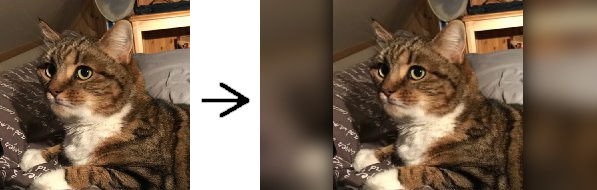
#> input picture media/example1.png, 597 x 190 px
$ python -i letterbox.py   (imports and definitions only)   (older library calls are emulated)
#> lines starting #> are read from the running program, lines starting #| are printed output that depends on the picture
import os

import numpy as np
from PIL import Image, ImageFilter, ImageOps


def apply_blur(
    image: Image.Image,
    new_size: tuple[int, int],
    img_box: tuple[int, int, int, int],
    radius: int,
):
    width, height = image.size
    new_width, new_height = new_size

    # create blured sections
    black_image = Image.new(image.mode, (width, height), color="black")

    blured_image = image.resize((new_width, new_height))
    blured_image.paste(black_image, img_box)
    blured_image = blured_image.filter(filter=ImageFilter.GaussianBlur(radius=radius))

    # create letterbox
    letterboxed_image = image.resize((new_width, new_height))
    letterboxed_image.paste(blured_image, (0, 0, new_width, new_height))
    letterboxed_image.paste(image, img_box)

    return letterboxed_image


def apply_color(
    image: Image.Image,
    new_size: tuple[int, int],
    img_box: tuple[int, int, int, int],
    color: tuple[int, int, int, int],
):
    new_width, new_height = new_size

    letterboxed_image = Image.new(image.mode, (new_width, new_height), color=color)
    letterboxed_image.paste(image, img_box)

    return letterboxed_image


def apply_extend(
    image: Image.Image,
    new_size: tuple[int, int],
    img_box: tuple[int, int, int, int],
):
    width, height = image.size
    new_width, new_height = new_size

    letterboxed_image = Image.new(image.mode, (new_width, new_height), color="black")
    letterboxed_image.paste(image, img_box)
    array = np.array(letterboxed_image)

    if img_box[0] != 0:
        array[:, : img_box[0]] = array[:, img_box[0]].reshape(height, 1, -1)
        array[:, img_box[2] :] = array[:, img_box[2] - 1].reshape(height, 1, -1)
    else:
        array[: img_box[1], :] = array[img_box[1], :].reshape(1, width, -1)
        array[img_box[3] :, :] = array[img_box[3] - 1, :].reshape(1, width, -1)

    return Image.fromarray(array)


def add_letterbox(
    filename: str,
    ratio: tuple[float, float] = (16, 9),
    mode="Blur",
    blur_radius=70,
    background_color: tuple[int, int, int, int] = (1, 1, 1, 1),
):
#> called with filename = 'media/example1.png', ratio = (16, 9), mode = 'Blur', blur_radius = 70, background_color = (1, 1, 1, 1)
    path, extension = os.path.splitext(filename)

    num_ratio = ratio[0] / ratio[1]
    image = Image.open(filename)
#> image is the input picture: PIL image 597x190 RGBA; mean R, G, B, A 94.3, 74.8, 56.4, 226.7

    # P mode does not work, what other modes don't work?
    if image.mode == "P":
        image = image.convert("RGB")

    # orient image correctly
    ImageOps.exif_transpose(image, in_place=True)

    width, height = image.size
#> width = 597; height = 190
    if width / height > num_ratio:
        new_width = width
#> new_width = 597
        new_height = int(width / num_ratio)
#> new_height = 335
    else:
        new_width = int(height * num_ratio)
        new_height = height

    # calc image box
    half_width_change = int((new_width - width) / 2)
#> half_width_change = 0
    half_height_change = int((new_height - height) / 2)
#> half_height_change = 72

    if half_width_change == half_height_change == 0:
        raise ValueError(f"Image is already {ratio[0]:.20g}x{ratio[1]:.20g}")

    img_box = (
        half_width_change,
        half_height_change,
        width + half_width_change,
        height + half_height_change,
    )
#> img_box = (0, 72, 597, 262)

    # create letterbox
    if mode == "Blur":
        letterboxed_image = apply_blur(
            image, (new_width, new_height), img_box, blur_radius
        )
#> in apply_blur, `blured_image = image.resize((new_width, new_height))`:
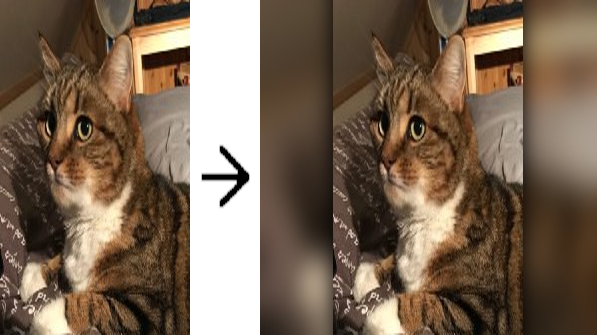
#> blured_image: PIL image 597x335 RGBA; mean R, G, B, A 94.4, 74.9, 56.6, 226.7; transparent parts drawn white
#> in apply_blur, `blured_image.paste(black_image, img_box)`:
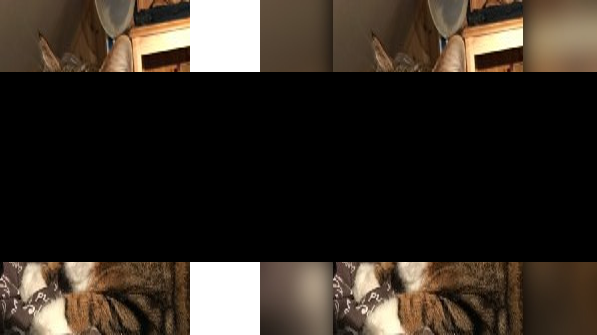
#> blured_image: PIL image 597x335 RGBA; mean R, G, B, A 39, 31.2, 23.3, 242.1; transparent parts drawn white
#> in apply_blur, `blured_image = blured_image.filter(filter=ImageFilter.GaussianBlur(rad..`:
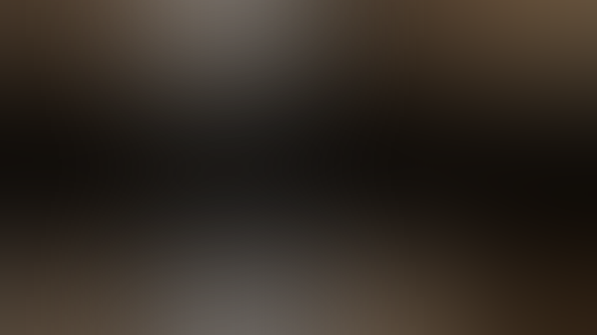
#> blured_image: PIL image 597x335 RGBA; mean R, G, B, A 39.8, 31.7, 23.7, 241.3; transparent parts drawn white
#> in apply_blur, `letterboxed_image.paste(image, img_box)`:
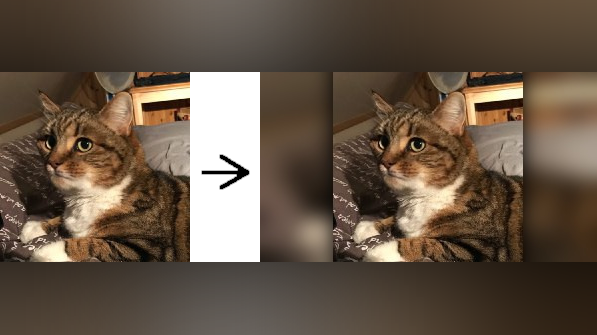
#> letterboxed_image: PIL image 597x335 RGBA; mean R, G, B, A 78.2, 62.2, 46.8, 230.3; transparent parts drawn white
    elif mode == "Color":
        letterboxed_image = apply_color(
            image, (new_width, new_height), img_box, background_color
        )
    elif mode == "Extend":
        letterboxed_image = apply_extend(image, (new_width, new_height), img_box)
    else:
        raise ValueError(f"Unknown mode: {mode}")

    letterboxed_image.save(
        f"{path}_{ratio[0]:.20g}x{ratio[1]:.20g}{extension}",
        quality=95,
        icc_profile=letterboxed_image.info.get("icc_profile", ""),
    )

>>> result = add_letterbox('media/example1.png')
